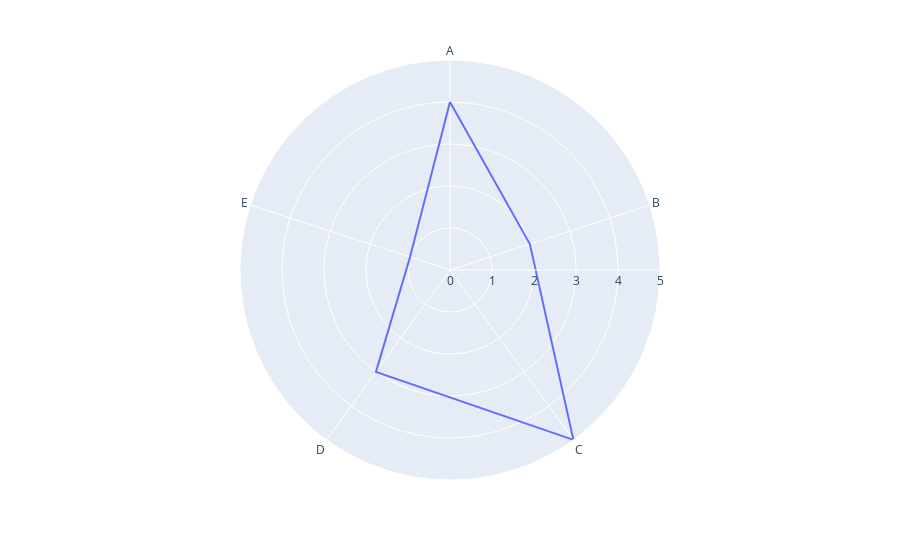

Notebook source saved alongside this figure:
### Code cell
import plotly.express as px
import pandas as pd

# Sample data
data = {
    'Category': ['A', 'B', 'C', 'D', 'E'],
    'Value': [4, 2, 5, 3, 1,]
}

# Create a DataFrame
df = pd.DataFrame(data)

# Plot radar graph
fig = px.line_polar(df, r='Value', theta='Category', line_close=True)

# Show the plot
fig.show()

### Figure 1 — Plotly figure (JSON) as saved in the notebook; plotly's stock layout.template omitted (floating-point values rounded to 4 significant figures)
{"data": [{"hovertemplate": "Value=%{r}<br>Category=%{theta}<extra></extra>", "legendgroup": "", "line": {"color": "#636efa", "dash": "solid"}, "marker": {"symbol": "circle"}, "mode": "lines", "name": "", "r": [4, 2, 5, 3, 1, 4], "showlegend": false, "subplot": "polar", "theta": ["A", "B", "C", "D", "E", "A"], "type": "scatterpolar"}], "layout": {"legend": {"tracegroupgap": 0}, "margin": {"t": 60}, "polar": {"angularaxis": {"direction": "clockwise", "rotation": 90}, "domain": {"x": [0, 1], "y": [0, 1]}}}}
